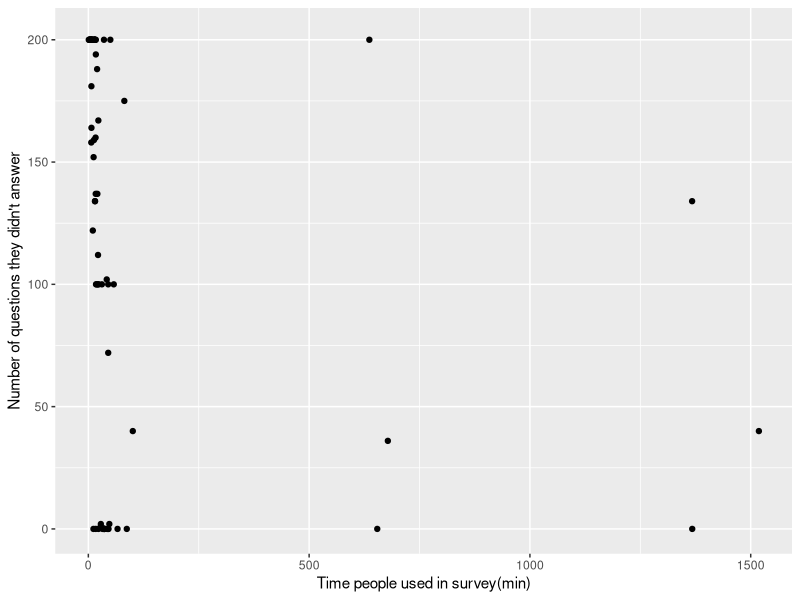
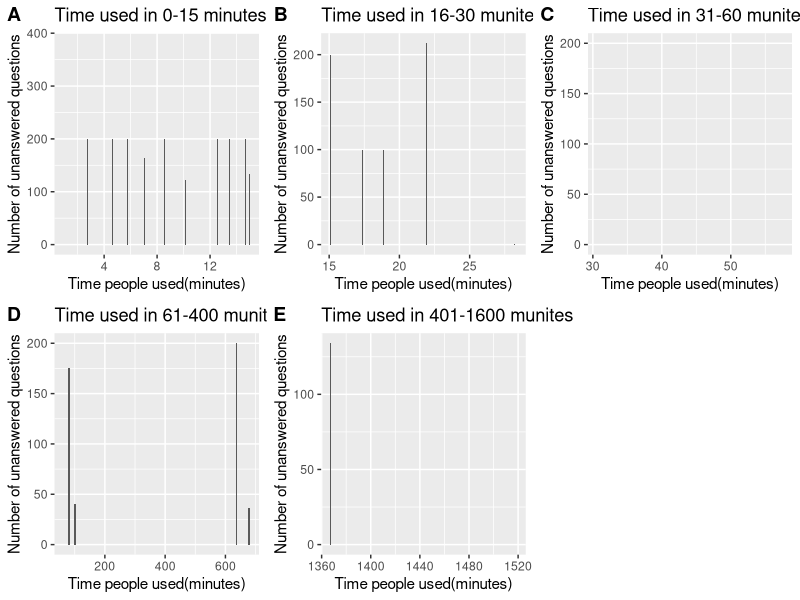

The R script that drew these images, in order:
## ---- chunk 1
knitr::opts_chunk$set(echo = TRUE)
library(tidyverse)
library(lubridate)
library(hms)
library(ggplot2)
library(dplyr)
library(cowplot)
survey <- read.csv("survey.csv")
## ---- chunk 2
#Uniform newest part time into POSIX objects:
survey$Start.Date <- strptime(survey$Start.Date, format = "%m/%d/%Y %H:%M:%S")
survey$End.Date <- strptime(survey$End.Date, format = "%m/%d/%Y %H:%M:%S")
#Time people used to finish the survey:
survey$time <- as.numeric(round(abs(difftime(survey$End.Date, survey$Start.Date, units = "mins")),2))
#Count number of NA values in rows:
survey$num <- apply(survey, MARGIN = 1, FUN=function(x) length(x[is.na(x)]))
#graph the plot:
ggplot(survey, aes(x=time, y=num))+geom_point(na.rm = TRUE)+xlab("Time people used in survey(min)")+ ylab("Number of questions they didn't answer")

time <- as.data.frame(na.omit(survey$time))
time$num <- survey$num[1:74]
colnames(time)[1] <- "Time people used(minutes)"
colnames(time)[2] <- "Number of unanswered questions"
par(mfrow=c(2,3))
session1 <- filter(time,`Time people used(minutes)` <= 15)
session2 <- filter(time, `Time people used(minutes)` > 15 & `Time people used(minutes)` <= 30)
session3 <- filter(time, `Time people used(minutes)` > 30 & `Time people used(minutes)` <= 60)
session4 <- filter(time, `Time people used(minutes)` > 60 & `Time people used(minutes)` <= 1000)
session5 <- filter(time, `Time people used(minutes)` > 1000 & `Time people used(minutes)` <= 1600)
#From 0-15min:
p1 <- ggplot(session1, aes(x=`Time people used(minutes)`, y=`Number of unanswered questions`)) + 
  geom_bar(stat = "identity") + ggtitle("Time used in 0-15 minutes") 
#From 15-30min:
p2 <- ggplot(session2, aes(x=`Time people used(minutes)`, y=`Number of unanswered questions`)) + 
  geom_bar(stat = "identity") + ggtitle("Time used in 16-30 munites")
#From 31-60min:
p3 <- ggplot(session3, aes(x=`Time people used(minutes)`, y=`Number of unanswered questions`)) + 
  geom_bar(stat = "identity") + ggtitle("Time used in 31-60 munites")
#From 61-120min:
p4 <- ggplot(session4, aes(x=`Time people used(minutes)`, y=`Number of unanswered questions`)) + 
  geom_bar(stat = "identity") + ggtitle("Time used in 61-400 munites")
#From 121-300min:
p5 <- ggplot(session5, aes(x=`Time people used(minutes)`, y=`Number of unanswered questions`)) + 
  geom_bar(stat = "identity") + ggtitle("Time used in 401-1600 munites")
plot_grid(p1, p2, p3, p4, p5, labels = "AUTO")
